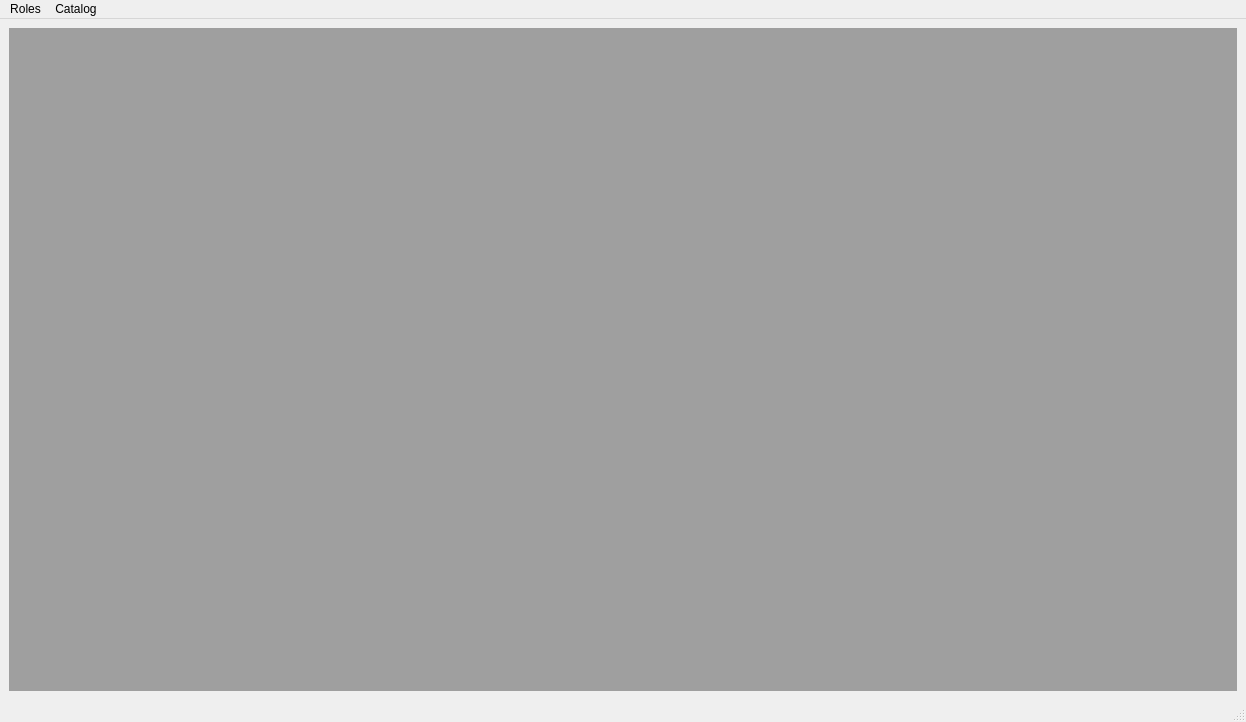
<?xml version="1.0" encoding="UTF-8"?>
<ui version="4.0">
 <class>DesignerWindow</class>
 <widget class="QMainWindow" name="DesignerWindow">
  <property name="geometry">
   <rect>
    <x>0</x>
    <y>0</y>
    <width>1246</width>
    <height>722</height>
   </rect>
  </property>
  <property name="windowTitle">
   <string>MainWindow</string>
  </property>
  <widget class="QWidget" name="centralwidget">
   <layout class="QGridLayout" name="gridLayout">
    <item row="0" column="0">
     <widget class="QMdiArea" name="mdiArea"/>
    </item>
   </layout>
  </widget>
  <widget class="QMenuBar" name="menubar">
   <property name="geometry">
    <rect>
     <x>0</x>
     <y>0</y>
     <width>1246</width>
     <height>22</height>
    </rect>
   </property>
   <widget class="QMenu" name="menuRoles">
    <property name="title">
     <string>Roles</string>
    </property>
    <addaction name="actionSwitch_Role"/>
   </widget>
   <widget class="QMenu" name="menuCatalog">
    <property name="title">
     <string>Catalog</string>
    </property>
    <addaction name="actionAdd_Catalog"/>
   </widget>
   <addaction name="menuRoles"/>
   <addaction name="menuCatalog"/>
  </widget>
  <widget class="QStatusBar" name="statusbar"/>
  <action name="actionSwitch_Role">
   <property name="text">
    <string>Switch Role</string>
   </property>
  </action>
  <action name="actionAdd_Catalog">
   <property name="text">
    <string>Add Catalog</string>
   </property>
  </action>
 </widget>
 <resources/>
 <connections/>
</ui>
